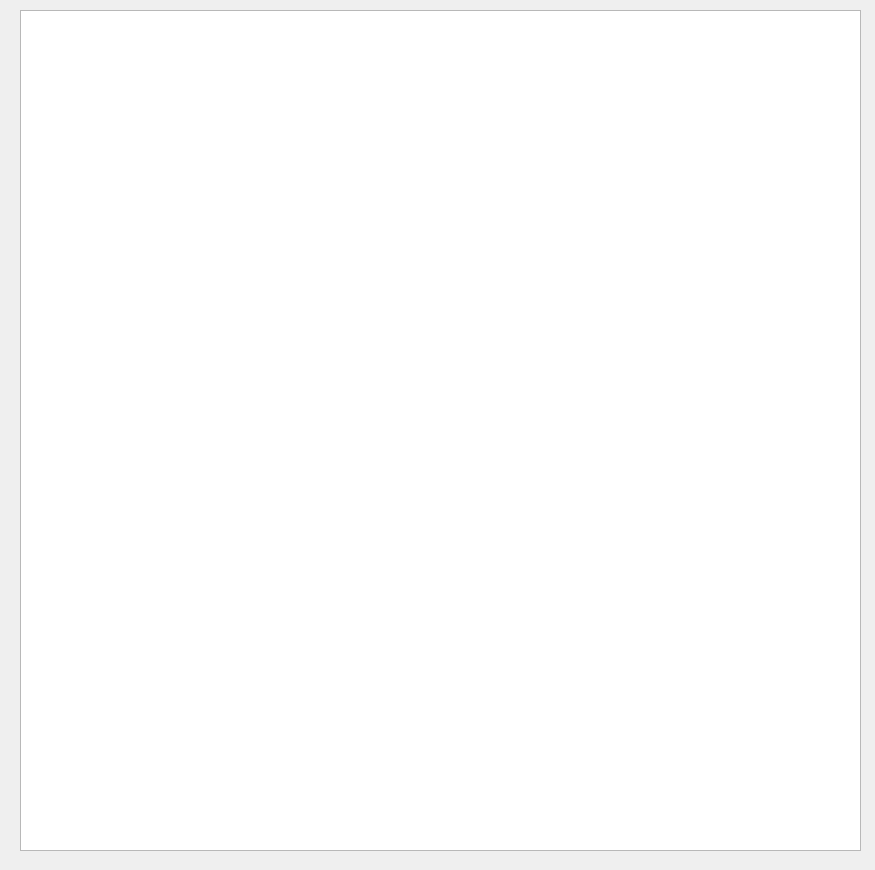
<?xml version="1.0" encoding="UTF-8"?>
<ui version="4.0">
 <class>TextBrowserPopUp</class>
 <widget class="QDialog" name="TextBrowserPopUp">
  <property name="windowModality">
   <enum>Qt::NonModal</enum>
  </property>
  <property name="geometry">
   <rect>
    <x>0</x>
    <y>0</y>
    <width>875</width>
    <height>870</height>
   </rect>
  </property>
  <property name="windowTitle">
   <string>Dialog</string>
  </property>
  <widget class="QTextBrowser" name="textBrowser">
   <property name="geometry">
    <rect>
     <x>20</x>
     <y>10</y>
     <width>841</width>
     <height>841</height>
    </rect>
   </property>
   <property name="font">
    <font>
     <pointsize>14</pointsize>
     <italic>true</italic>
    </font>
   </property>
   <property name="autoFormatting">
    <set>QTextEdit::AutoAll</set>
   </property>
  </widget>
 </widget>
 <resources/>
 <connections/>
</ui>
